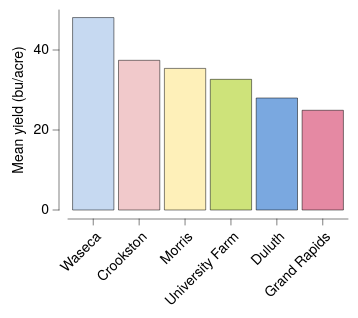

Describe this chart as a Vega-Lite specification.
### Vega-Lite specification from a JSON file in a GitHub repository (floating-point values rounded to 4 significant figures)
{"background": null, "config": {"arc": {"fill": "#DBDBDB", "fillOpacity": 1.0, "innerRadius": 25.0, "padAngle": 0.03, "stroke": "black", "strokeOpacity": 1, "strokeWidth": 0.25}, "area": {"fill": "#DBDBDB", "fillOpacity": 1.0, "stroke": "black", "strokeOpacity": 1, "strokeWidth": 0.25}, "axis": {"domain": true, "domainCap": "round", "domainColor": "black", "domainWidth": 0.25, "grid": false, "gridCap": "round", "gridColor": "#F1F1F1", "gridDash": [0, 0], "gridOpacity": 1.0, "gridWidth": 0.25, "labelColor": "black", "labelFont": "Helvetica Neue", "labelFontSize": 7, "labelFontStyle": "normal", "labelFontWeight": 400, "offset": 4.5, "ticks": true, "tickCap": "round", "tickColor": "black", "tickRound": false, "tickSize": 3, "tickWidth": 0.25, "titleColor": "black", "titleFont": "Helvetica Neue", "titleFontSize": 7, "titleFontStyle": "normal", "titleFontWeight": 400}, "axisX": {"domain": true, "labelAlign": "right", "labelAngle": 315, "labels": true, "ticks": true, "translate": 0}, "axisY": {"domain": true, "labelAlign": "right", "labelAngle": 0, "labels": true, "ticks": true, "translate": 0}, "axisRight": {"domain": true, "labelAlign": "left", "labelAngle": 0, "labels": true, "ticks": true, "translate": 0}, "axisTop": {"domain": true, "labelAlign": "left", "labelAngle": 45, "labels": true, "ticks": true, "translate": 0}, "axisBand": {"tickOffset": 0}, "bar": {"fill": "#DBDBDB", "fillOpacity": 1.0, "stroke": "black", "strokeOpacity": 1, "strokeWidth": 0.25}, "boxplot": {"size": 9.0, "ticks": {"cornerRadius": 0.25, "fill": "black", "size": 4.5, "thickness": 0.25}, "box": {"fillOpacity": 1.0, "stroke": "black", "strokeOpacity": 1, "strokeWidth": 0.25}, "median": {"fill": "black", "fillOpacity": 1.0, "size": 9.0, "thickness": 0.25}, "rule": {"fill": "black", "fillOpacity": 1.0, "size": 10.0, "stroke": "black", "strokeDash": [0, 0], "strokeOpacity": 1, "strokeWidth": 0.25}, "outliers": {"color": "black", "fill": "black", "fillOpacity": 1.0, "size": 0, "stroke": "black", "strokeOpacity": 1, "strokeWidth": 0.25}}, "circle": {"fill": "black", "fillOpacity": 1.0, "size": 0.5, "stroke": null, "strokeOpacity": 1, "strokeWidth": 0.25}, "errorband": {"band": {"fillOpacity": 0.6, "stroke": null, "strokeWidth": 0.25, "strokeOpacity": 1}, "borders": {"opacity": 0, "strokeOpacity": 0.25, "strokeWidth": 1}}, "errorbar": {"opacity": 1, "rule": {"strokeDash": [0, 0], "strokeWidth": 0.25}, "ticks": {"color": "black", "cornerRadius": 0.125, "opacity": 1, "size": 6.0, "thickness": 0.25}, "thickness": 0.25}, "font": "Helvetica Neue", "geoshape": {"fill": "#DBDBDB", "fillOpacity": 1.0, "stroke": "black", "strokeOpacity": 1, "strokeWidth": 0.25}, "header": {"labelColor": "black", "labelFont": "Helvetica Neue", "labelFontSize": 7, "labelFontStyle": "normal", "labelFontWeight": 400, "titleColor": "black", "titleFont": "Helvetica Neue", "titleFontSize": 7, "titleFontStyle": "normal", "titleFontWeight": 400, "titlePadding": 0}, "legend": {"disable": false, "offset": 4.5, "gradientLength": 50.0, "gradientThickness": 5.0, "gradientOpacity": 1.0, "gradientStrokeColor": "black", "gradientStrokeWidth": 0.25, "labelColor": "black", "labelFont": "Helvetica Neue", "labelFontSize": 7, "labelFontStyle": "normal", "labelFontWeight": 400, "strokeColor": "black", "strokeWidth": 0, "symbolSize": 42, "symbolStrokeColor": "black", "symbolStrokeWidth": 0.25, "titleColor": "black", "titleFont": "Helvetica Neue", "titleFontSize": 7, "titleFontStyle": "normal", "titleFontWeight": 400}, "line": {"color": "black", "stroke": "black", "strokeCap": "round", "strokeDash": [0, 0], "strokeOpacity": 1, "strokeWidth": 0.375}, "point": {"filled": true, "fill": "#DBDBDB", "fillOpacity": 1.0, "size": 5.0, "stroke": "black", "strokeOpacity": 1, "strokeWidth": 0.25}, "range": {"category": ["#C6D9F1", "#F1C9CB", "#FEF0B9", "#CEE37A", "#7AA8E0", "#E589A3", "#FDDD5D", "#68B961", "#4177B1", "#C35082", "#E5C227", "#438156"], "diverging": {"scheme": ["#C35082", "#CE6D94", "#D989A7", "#E2A4BA", "#EABFCE", "#F1DBE2", "#F6F6F6", "#D7E0EB", "#B9CBE0", "#9BB6D5", "#7DA1C9", "#5F8CBD", "#4177B1"]}, "heatmap": {"scheme": ["#DFE9F7", "#C6D9F1", "#ADC8EC", "#94B8E6", "#7AA8E0", "#6097DA", "#4D87CA", "#4177B1", "#386898", "#2F597F", "#264A69", "#1D3A58"]}, "ordinal": {"scheme": ["#F1F1F1", "#DBDBDB", "#C6C6C6", "#B2B2B2", "#9D9D9D", "#898989", "#767676", "#636363", "#515151", "#404040", "#2F2F2F", "#1F1F1F"]}, "ramp": {"scheme": ["#DFE9F7", "#C6D9F1", "#ADC8EC", "#94B8E6", "#7AA8E0", "#6097DA", "#4D87CA", "#4177B1", "#386898", "#2F597F", "#264A69", "#1D3A58"]}}, "rule": {"color": "black", "stroke": "black", "strokeCap": "round", "strokeDash": [2, 2], "strokeOpacity": 1, "strokeWidth": 0.25}, "scale": {"bandPaddingInner": 0.1, "bandPaddingOuter": 0.1, "round": false}, "rect": {"fill": "#DBDBDB", "fillOpacity": 1.0, "stroke": "black", "strokeOpacity": 1, "strokeWidth": 0.25}, "square": {"fill": "#DBDBDB", "fillOpacity": 1.0, "size": 10.0, "stroke": "black", "strokeOpacity": 1, "strokeWidth": 0.25}, "text": {"color": "black", "font": "Helvetica Neue", "fontSize": 7, "fontStyle": "normal", "fontWeight": 400}, "title": {"anchor": "middle", "frame": "group", "color": "black", "font": "Helvetica Neue", "fontSize": 7, "fontStyle": "normal", "fontWeight": 400, "subtitleColor": "black", "subtitleFont": "Helvetica Neue", "subtitleFontSize": "Helvetica Neue", "subtitleFontStyle": "normal", "subtitleFontWeight": 400}, "view": {"continuousWidth": 140, "continuousHeight": 100, "discreteWidth": 140, "discreteHeight": 100, "fill": null, "stroke": null, "strokeWidth": 0.25}}, "data": {"name": "data-9cc0564cb5591205eeeca8d2429dd11b"}, "mark": {"type": "bar"}, "encoding": {"color": {"field": "site", "legend": null, "scale": {"domain": ["Waseca", "Crookston", "Morris", "University Farm", "Duluth", "Grand Rapids"]}, "sort": ["Waseca", "Crookston", "Morris", "University Farm", "Duluth", "Grand Rapids"], "type": "nominal"}, "x": {"field": "site", "sort": ["Waseca", "Crookston", "Morris", "University Farm", "Duluth", "Grand Rapids"], "title": null, "type": "nominal"}, "y": {"aggregate": "mean", "field": "yield", "title": "Mean yield (bu/acre)", "type": "quantitative"}}, "$schema": "https://vega.github.io/schema/vega-lite/v6.4.1.json", "datasets": {"data-9cc0564cb5591205eeeca8d2429dd11b": [{"yield": 27.0, "variety": "Manchuria", "year": 1931, "site": "University Farm"}, {"yield": 48.87, "variety": "Manchuria", "year": 1931, "site": "Waseca"}, {"yield": 27.43, "variety": "Manchuria", "year": 1931, "site": "Morris"}, {"yield": 39.93, "variety": "Manchuria", "year": 1931, "site": "Crookston"}, {"yield": 32.97, "variety": "Manchuria", "year": 1931, "site": "Grand Rapids"}, {"yield": 28.97, "variety": "Manchuria", "year": 1931, "site": "Duluth"}, {"yield": 43.07, "variety": "Glabron", "year": 1931, "site": "University Farm"}, {"yield": 55.2, "variety": "Glabron", "year": 1931, "site": "Waseca"}, {"yield": 28.77, "variety": "Glabron", "year": 1931, "site": "Morris"}, {"yield": 38.13, "variety": "Glabron", "year": 1931, "site": "Crookston"}, {"yield": 29.13, "variety": "Glabron", "year": 1931, "site": "Grand Rapids"}, {"yield": 29.67, "variety": "Glabron", "year": 1931, "site": "Duluth"}, {"yield": 35.13, "variety": "Svansota", "year": 1931, "site": "University Farm"}, {"yield": 47.33, "variety": "Svansota", "year": 1931, "site": "Waseca"}, {"yield": 25.77, "variety": "Svansota", "year": 1931, "site": "Morris"}, {"yield": 40.47, "variety": "Svansota", "year": 1931, "site": "Crookston"}, {"yield": 29.67, "variety": "Svansota", "year": 1931, "site": "Grand Rapids"}, {"yield": 25.7, "variety": "Svansota", "year": 1931, "site": "Duluth"}, {"yield": 39.9, "variety": "Velvet", "year": 1931, "site": "University Farm"}, {"yield": 50.23, "variety": "Velvet", "year": 1931, "site": "Waseca"}, {"yield": 26.13, "variety": "Velvet", "year": 1931, "site": "Morris"}, {"yield": 41.33, "variety": "Velvet", "year": 1931, "site": "Crookston"}, {"yield": 23.03, "variety": "Velvet", "year": 1931, "site": "Grand Rapids"}, {"yield": 26.3, "variety": "Velvet", "year": 1931, "site": "Duluth"}, {"yield": 36.57, "variety": "Trebi", "year": 1931, "site": "University Farm"}, {"yield": 63.83, "variety": "Trebi", "year": 1931, "site": "Waseca"}, {"yield": 43.77, "variety": "Trebi", "year": 1931, "site": "Morris"}, {"yield": 46.93, "variety": "Trebi", "year": 1931, "site": "Crookston"}, {"yield": 29.77, "variety": "Trebi", "year": 1931, "site": "Grand Rapids"}, {"yield": 33.93, "variety": "Trebi", "year": 1931, "site": "Duluth"}, {"yield": 43.27, "variety": "No. 457", "year": 1931, "site": "University Farm"}, {"yield": 58.1, "variety": "No. 457", "year": 1931, "site": "Waseca"}, {"yield": 28.7, "variety": "No. 457", "year": 1931, "site": "Morris"}, {"yield": 45.67, "variety": "No. 457", "year": 1931, "site": "Crookston"}, {"yield": 32.17, "variety": "No. 457", "year": 1931, "site": "Grand Rapids"}, {"yield": 33.6, "variety": "No. 457", "year": 1931, "site": "Duluth"}, {"yield": 36.6, "variety": "No. 462", "year": 1931, "site": "University Farm"}, {"yield": 65.77, "variety": "No. 462", "year": 1931, "site": "Waseca"}, {"yield": 30.37, "variety": "No. 462", "year": 1931, "site": "Morris"}, {"yield": 48.57, "variety": "No. 462", "year": 1931, "site": "Crookston"}, {"yield": 24.93, "variety": "No. 462", "year": 1931, "site": "Grand Rapids"}, {"yield": 28.1, "variety": "No. 462", "year": 1931, "site": "Duluth"}, {"yield": 32.77, "variety": "Peatland", "year": 1931, "site": "University Farm"}, {"yield": 48.57, "variety": "Peatland", "year": 1931, "site": "Waseca"}, {"yield": 29.87, "variety": "Peatland", "year": 1931, "site": "Morris"}, {"yield": 41.6, "variety": "Peatland", "year": 1931, "site": "Crookston"}, {"yield": 34.7, "variety": "Peatland", "year": 1931, "site": "Grand Rapids"}, {"yield": 32.0, "variety": "Peatland", "year": 1931, "site": "Duluth"}, {"yield": 24.67, "variety": "No. 475", "year": 1931, "site": "University Farm"}, {"yield": 46.77, "variety": "No. 475", "year": 1931, "site": "Waseca"}, {"yield": 22.6, "variety": "No. 475", "year": 1931, "site": "Morris"}, {"yield": 44.1, "variety": "No. 475", "year": 1931, "site": "Crookston"}, {"yield": 19.7, "variety": "No. 475", "year": 1931, "site": "Grand Rapids"}, {"yield": 33.07, "variety": "No. 475", "year": 1931, "site": "Duluth"}, {"yield": 39.3, "variety": "Wisconsin No. 38", "year": 1931, "site": "University Farm"}, {"yield": 58.8, "variety": "Wisconsin No. 38", "year": 1931, "site": "Waseca"}, {"yield": 29.47, "variety": "Wisconsin No. 38", "year": 1931, "site": "Morris"}, {"yield": 49.87, "variety": "Wisconsin No. 38", "year": 1931, "site": "Crookston"}, {"yield": 34.47, "variety": "Wisconsin No. 38", "year": 1931, "site": "Grand Rapids"}, {"yield": 31.6, "variety": "Wisconsin No. 38", "year": 1931, "site": "Duluth"}, {"yield": 26.9, "variety": "Manchuria", "year": 1932, "site": "University Farm"}, {"yield": 33.47, "variety": "Manchuria", "year": 1932, "site": "Waseca"}, {"yield": 34.37, "variety": "Manchuria", "year": 1932, "site": "Morris"}, {"yield": 32.97, "variety": "Manchuria", "year": 1932, "site": "Crookston"}, {"yield": 22.13, "variety": "Manchuria", "year": 1932, "site": "Grand Rapids"}, {"yield": 22.57, "variety": "Manchuria", "year": 1932, "site": "Duluth"}, {"yield": 36.8, "variety": "Glabron", "year": 1932, "site": "University Farm"}, {"yield": 37.73, "variety": "Glabron", "year": 1932, "site": "Waseca"}, {"yield": 35.13, "variety": "Glabron", "year": 1932, "site": "Morris"}, {"yield": 26.17, "variety": "Glabron", "year": 1932, "site": "Crookston"}, {"yield": 14.43, "variety": "Glabron", "year": 1932, "site": "Grand Rapids"}, {"yield": 25.87, "variety": "Glabron", "year": 1932, "site": "Duluth"}, {"yield": 27.43, "variety": "Svansota", "year": 1932, "site": "University Farm"}, {"yield": 38.5, "variety": "Svansota", "year": 1932, "site": "Waseca"}, {"yield": 35.03, "variety": "Svansota", "year": 1932, "site": "Morris"}, {"yield": 20.63, "variety": "Svansota", "year": 1932, "site": "Crookston"}, {"yield": 16.63, "variety": "Svansota", "year": 1932, "site": "Grand Rapids"}, {"yield": 22.23, "variety": "Svansota", "year": 1932, "site": "Duluth"}, {"yield": 26.8, "variety": "Velvet", "year": 1932, "site": "University Farm"}, {"yield": 37.4, "variety": "Velvet", "year": 1932, "site": "Waseca"}, {"yield": 38.83, "variety": "Velvet", "year": 1932, "site": "Morris"}, {"yield": 32.07, "variety": "Velvet", "year": 1932, "site": "Crookston"}, {"yield": 32.23, "variety": "Velvet", "year": 1932, "site": "Grand Rapids"}, {"yield": 22.47, "variety": "Velvet", "year": 1932, "site": "Duluth"}, {"yield": 29.07, "variety": "Trebi", "year": 1932, "site": "University Farm"}, {"yield": 49.23, "variety": "Trebi", "year": 1932, "site": "Waseca"}, {"yield": 46.63, "variety": "Trebi", "year": 1932, "site": "Morris"}, {"yield": 41.83, "variety": "Trebi", "year": 1932, "site": "Crookston"}, {"yield": 20.63, "variety": "Trebi", "year": 1932, "site": "Grand Rapids"}, {"yield": 30.6, "variety": "Trebi", "year": 1932, "site": "Duluth"}, {"yield": 26.43, "variety": "No. 457", "year": 1932, "site": "University Farm"}, {"yield": 42.2, "variety": "No. 457", "year": 1932, "site": "Waseca"}, {"yield": 43.53, "variety": "No. 457", "year": 1932, "site": "Morris"}, {"yield": 34.33, "variety": "No. 457", "year": 1932, "site": "Crookston"}, {"yield": 19.47, "variety": "No. 457", "year": 1932, "site": "Grand Rapids"}, {"yield": 22.7, "variety": "No. 457", "year": 1932, "site": "Duluth"}, {"yield": 25.57, "variety": "No. 462", "year": 1932, "site": "University Farm"}, {"yield": 44.7, "variety": "No. 462", "year": 1932, "site": "Waseca"}, {"yield": 47.0, "variety": "No. 462", "year": 1932, "site": "Morris"}, {"yield": 30.53, "variety": "No. 462", "year": 1932, "site": "Crookston"}, {"yield": 19.9, "variety": "No. 462", "year": 1932, "site": "Grand Rapids"}, {"yield": 22.5, "variety": "No. 462", "year": 1932, "site": "Duluth"}, {"yield": 28.07, "variety": "Peatland", "year": 1932, "site": "University Farm"}, {"yield": 36.03, "variety": "Peatland", "year": 1932, "site": "Waseca"}, {"yield": 43.2, "variety": "Peatland", "year": 1932, "site": "Morris"}, {"yield": 25.23, "variety": "Peatland", "year": 1932, "site": "Crookston"}, {"yield": 26.77, "variety": "Peatland", "year": 1932, "site": "Grand Rapids"}, {"yield": 31.37, "variety": "Peatland", "year": 1932, "site": "Duluth"}, {"yield": 30.0, "variety": "No. 475", "year": 1932, "site": "University Farm"}, {"yield": 41.27, "variety": "No. 475", "year": 1932, "site": "Waseca"}, {"yield": 44.23, "variety": "No. 475", "year": 1932, "site": "Morris"}, {"yield": 32.13, "variety": "No. 475", "year": 1932, "site": "Crookston"}, {"yield": 15.23, "variety": "No. 475", "year": 1932, "site": "Grand Rapids"}, {"yield": 27.37, "variety": "No. 475", "year": 1932, "site": "Duluth"}, {"yield": 38.0, "variety": "Wisconsin No. 38", "year": 1932, "site": "University Farm"}, {"yield": 58.17, "variety": "Wisconsin No. 38", "year": 1932, "site": "Waseca"}, {"yield": 47.17, "variety": "Wisconsin No. 38", "year": 1932, "site": "Morris"}, {"yield": 35.9, "variety": "Wisconsin No. 38", "year": 1932, "site": "Crookston"}, {"yield": 20.67, "variety": "Wisconsin No. 38", "year": 1932, "site": "Grand Rapids"}, {"yield": 29.33, "variety": "Wisconsin No. 38", "year": 1932, "site": "Duluth"}]}}
